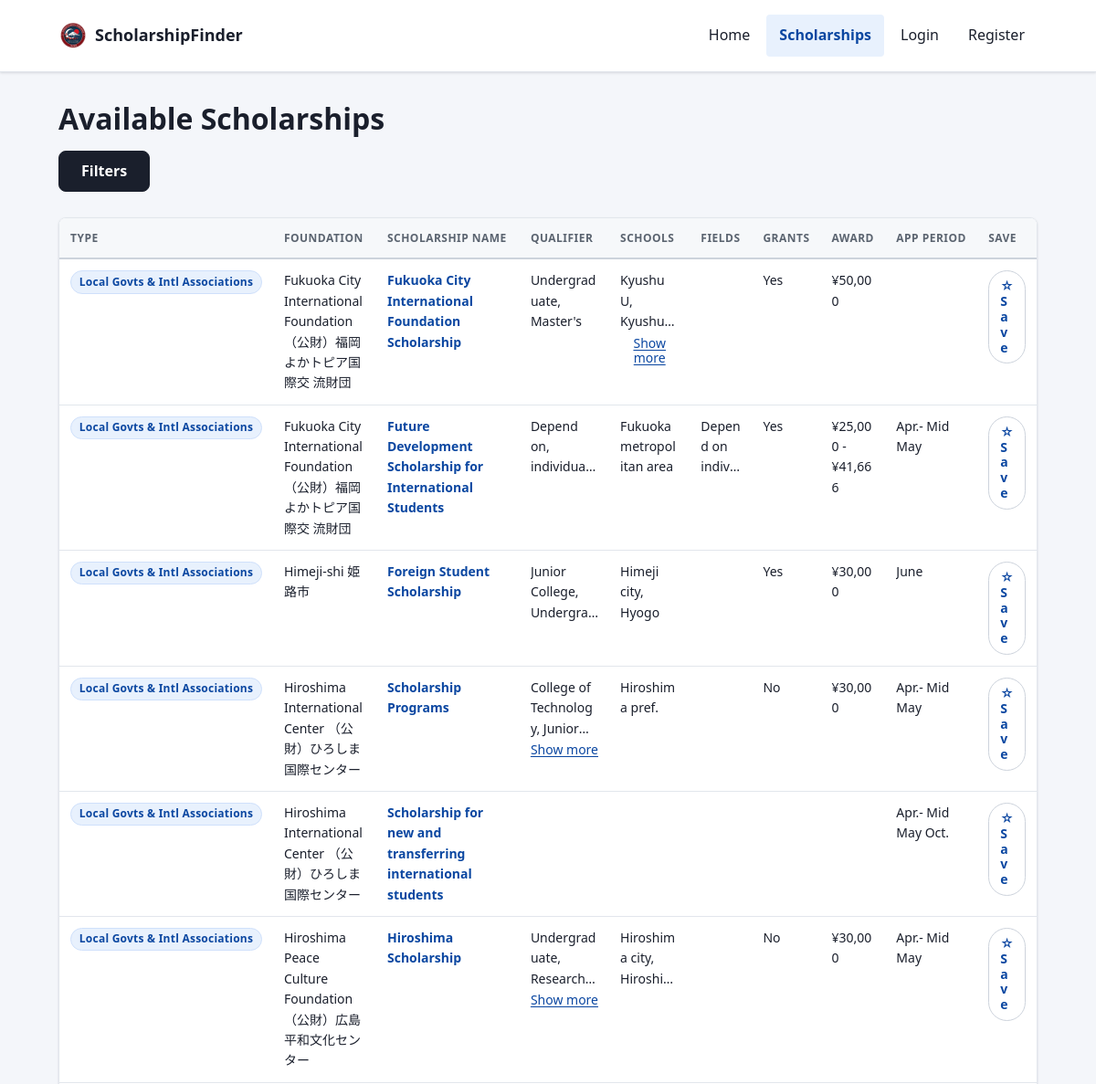
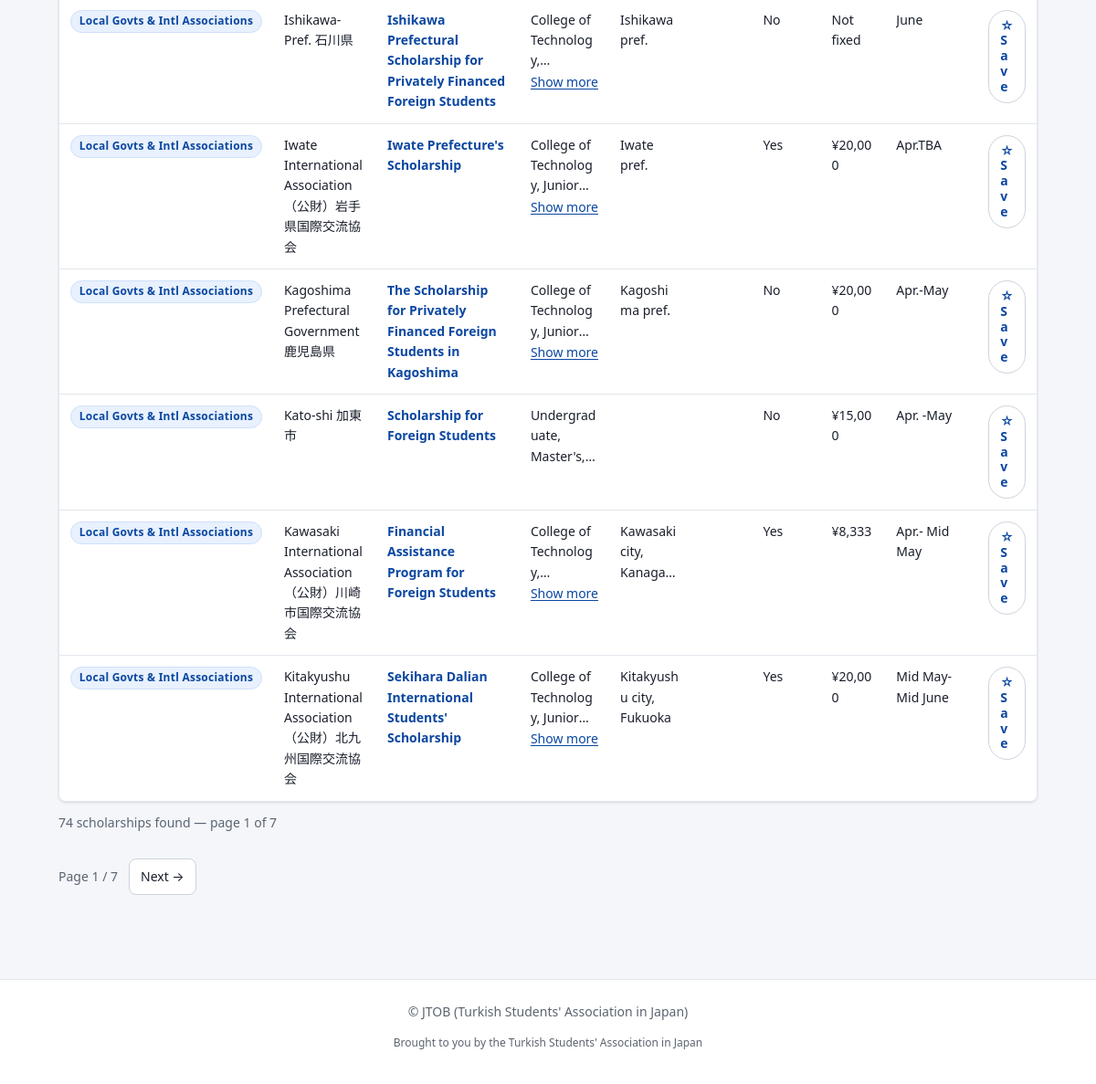
/scholarships/, run on the app's committed database (2 pictures, top to bottom).
### scholarships/models.py (models this page shows, shortened)
class Scholarship(models.Model):
    SECTION_CHOICES = [
        ("III", "Local Govts & Intl Associations"),
        ("IV", "Private Foundations"),
        ("V", "For Applicants Residing Abroad"),
    ]
    section = models.CharField(max_length=50, choices=SECTION_CHOICES)
    foundation_name = models.CharField(max_length=500)
    scholarship_name = models.CharField(max_length=500)
    address_contact = models.TextField(blank=True, default="")
    inquiry = models.CharField(max_length=50, blank=True, default="")
    application = models.CharField(max_length=50, blank=True, default="")
    qualifier = models.CharField(max_length=200, blank=True, default="")
    designated_schools = models.TextField(blank=True, default="")
    designated_fields = models.TextField(blank=True, default="")
    PLURAL_GRANTS_CHOICES = [("Yes", "Yes"), ("No", "No"), ("Unknown", "Unknown")]
    plural_grants = models.CharField(
        max_length=7, choices=PLURAL_GRANTS_CHOICES, blank=True, default=""
    )
    additional_requirements = models.TextField(blank=True, default="")
    contents = models.TextField(blank=True, default="")
    duration = models.CharField(max_length=200, blank=True, default="")
    application_period = models.CharField(max_length=200, blank=True, default="")
    selection_method = models.CharField(max_length=200, blank=True, default="")
    grantees = models.CharField(max_length=100, blank=True, default="")
    grantees_applications = models.CharField(max_length=100, blank=True, default="")
    notes = models.TextField(blank=True, default="")
    imported_at = models.DateTimeField(auto_now=True)
    class Meta:
        unique_together = ["foundation_name", "scholarship_name"]
        ordering = ["section", "foundation_name", "scholarship_name"]

### scholarships/views.py (the view)
# urls.py: path("scholarships/", views.scholarship_list, name="scholarship-list"),
def scholarship_list(request):
    scholarships = annotate_favorited(Scholarship.objects.all(), request.user)
    filter_form = ScholarshipFilterForm(request.GET or None)
    if filter_form.is_valid():
        scholarships = filter_scholarships(scholarships, filter_form.cleaned_data)
    paginator = Paginator(scholarships, SCHOLARSHIP_PAGE_SIZE)
    page_obj = paginator.get_page(request.GET.get("page"))
    filter_qs = request.GET.copy()
    filter_qs.pop("page", None)
    context = {
        "scholarships": page_obj,
        "filter_form": filter_form,
        "page_obj": page_obj,
        "paginator": paginator,
        "filter_querystring": filter_qs.urlencode(),
    }
    if request.headers.get("HX-Request"):
        return render(request, "scholarships/_scholarship_results.html", context)
    return render(request, "scholarships/scholarship_list.html", context)

### scholarships/templatetags/scholarship_extras.py (called while the page is built)
@register.filter
def expand_qualifier(qualifier_string):
    if not qualifier_string:
        return ""
    codes = [code.strip() for code in qualifier_string.split("\n") if code.strip()]
    expanded_names = []
    for code in codes:
        base_code = code.split("(")[0].strip()
        expanded_name = QUALIFIER_MAPPING.get(base_code, code)
        expanded_names.append(expanded_name)
    return ", ".join(expanded_names)

@register.filter
def display_grants(value):
    return value if value else ""

@register.filter
def get_section_display(section_code):
    section_mapping = {
        "III": "Local Govts & Intl Associations",
        "IV": "Private Foundations",
        "V": "For Applicants Residing Abroad",
    }
    return section_mapping.get(section_code, section_code)

def format_single_value(value_str, time_unit):
    try:
        value = float(value_str.replace(",", "")) * 1000
        time_unit = time_unit.upper() if time_unit else ""
        if time_unit in ["Y", "年"]:
            monthly_value = value / 12
        else:
            monthly_value = value
        return f"¥{int(monthly_value):,}"
    except (ValueError, TypeError):
        return None

### scholarships/views.py (called while the page is built)
def annotate_favorited(queryset, user):
    if not user.is_authenticated:
        return queryset
    fav_exists = Favorite.objects.filter(user=user, scholarship=OuterRef("pk"))
    return queryset.annotate(is_favorited=Exists(fav_exists))

### scholarships/templates/scholarships/scholarship_list.html (shortened to what this page needs)
{% extends "scholarships/base.html" %}
{% load scholarship_extras %}
{% block content %}
    <h1>Available Scholarships</h1>
    <button type="button" class="filter-toggle" onclick="toggleFilters()" aria-expanded="false">
        Filters
    </button>
    {% include "scholarships/_scholarship_results.html" %}
{% endblock %}

### scholarships/templates/scholarships/_scholarship_card.html (shortened to what this page needs)
{% load scholarship_extras %}
<tr>
    <td data-label="Type"><span class="section-badge">{{ s.section|get_section_display }}</span></td>
    <td data-label="Foundation">{{ s.foundation_name }}</td>
    <td data-label="Scholarship Name"><a href="{% url 'scholarship-detail' s.pk %}">{{ s.scholarship_name }}</a></td>
    <td data-label="Qualifier">
        <div class="text-clamp" id="qualifier-{{ s.pk }}">{{ s.qualifier|expand_qualifier }}</div>
        <button class="clamp-toggle" onclick="toggleClamp('qualifier-{{ s.pk }}')" data-target="qualifier-{{ s.pk }}">Show more</button>
    </td>
    <td data-label="Schools">
        <div class="text-clamp" id="schools-{{ s.pk }}">{{ s.designated_schools }}</div>
        <button class="clamp-toggle" onclick="toggleClamp('schools-{{ s.pk }}')" data-target="schools-{{ s.pk }}">Show more</button>
    </td>
    <td data-label="Fields">
        <div class="text-clamp" id="fields-{{ s.pk }}">{{ s.designated_fields }}</div>
    </td>
    <td data-label="Grants">{{ s.plural_grants|display_grants }}</td>
    <td data-label="Award">{{ s.contents|transform_award_amount }}</td>
    <td data-label="App Period">
        <div class="text-clamp" id="period-{{ s.pk }}">{{ s.application_period }}</div>
    </td>
    <td data-label="Save">{% include "scholarships/_favorite_button.html" with scholarship=s %}</td>
</tr>

### scholarships/templates/scholarships/_favorite_button.html
{% load static %}
{% if user.is_authenticated %}
    <span id="fav-{{ scholarship.pk }}" class="favorite-toggle">
        <form method="post" action="{% url 'toggle-favorite' scholarship.pk %}"
              hx-post="{% url 'toggle-favorite' scholarship.pk %}"
              hx-target="#fav-{{ scholarship.pk }}"
              hx-swap="outerHTML">
            {% csrf_token %}
            {% if scholarship.is_favorited %}
                <button type="submit" class="fav-btn is-favorited" aria-pressed="true" title="Remove from favorites">
                    ★ Saved
                </button>
            {% else %}
                <button type="submit" class="fav-btn" aria-pressed="false" title="Save to favorites">
                    ☆ Save
                </button>
            {% endif %}
        </form>
    </span>
{% else %}
    <a class="fav-btn fav-login" href="{% url 'login' %}?next={{ request.path }}" title="Login to save scholarships">
        ☆ Save
    </a>
{% endif %}

### scholarships/static/scholarships/style.css (style rules this page uses)
:root { --brand: #1a73e8; --brand-700: #0b47a1; --brand-050: #e8f1fd; --accent: #0d9488; --accent-050: #e6f5f3; --bg-app: #f4f6fa; --surface: #ffffff; --surface-muted: #f6f8fa; --surface-sunken: #eef1f5; --text: #1a1f2c; --text-muted: #5b6470; --text-subtle: #6b7280; --border: #e2e6ec; --border-strong: #cdd3dc; --success: #1a7f37; --success-bg: #dafbe1; --error: #b3261e; --error-bg: #fdecea; --warning: #8a5a00; --warning-bg: #fff3cd; --info: #0d7d8a; --info-bg: #e0f3f5; --text-xs: 0.75rem; --text-sm: 0.875rem; --text-base: 1rem; --text-md: 1.125rem; --text-lg: 1.25rem; --text-xl: 1.5rem; --text-2xl: 2rem; --text-3xl: 2.25rem; --space-1: 0.25rem; --space-2: 0.5rem; --space-3: 0.75rem; --space-4: 1rem; --space-5: 1.5rem; --space-6: 2rem; --space-7: 3rem; --space-8: 4rem; --radius-sm: 4px; --radius: 8px; --radius-lg: 12px; --radius-pill: 999px; --shadow-sm: 0 1px 2px rgba(15, 23, 42, 0.06), 0 1px 3px rgba(15, 23, 42, 0.08); --shadow-md: 0 4px 14px rgba(15, 23, 42, 0.08); --max-width: 70rem; --focus-ring: 0 0 0 3px rgba(26, 115, 232, 0.35); --color-bg: var(--surface); --color-text: var(--text); --color-text-muted: var(--text-muted); --color-border: var(--border); --color-focus: var(--brand); --color-success: var(--success); --color-error: var(--error); --color-warning: var(--warning); --color-info: var(--brand); --spacing-unit: var(--space-4); }
*, *::before, *::after { box-sizing: border-box; }
html { -webkit-text-size-adjust: 100%; }
body { margin: 0; padding: 0; font-family: system-ui, -apple-system, "Segoe UI", Roboto, "Helvetica Neue", Arial, sans-serif; font-size: var(--text-base); line-height: 1.6; color: var(--text); background: var(--bg-app); }
h1 { font-size: var(--text-2xl); line-height: 1.2; margin: 0 0 var(--space-4); color: var(--text); }
a { color: var(--brand-700); text-decoration: none; }
button, .button { display: inline-flex; align-items: center; justify-content: center; gap: var(--space-2); padding: var(--space-3) var(--space-4); min-height: 44px; font-size: var(--text-base); font-family: inherit; line-height: 1.2; border: 1px solid var(--border-strong); border-radius: var(--radius); background: var(--surface); color: var(--text); cursor: pointer; text-decoration: none; transition: background-color 0.15s ease, border-color 0.15s ease, color 0.15s ease, box-shadow 0.15s ease; }
.section-badge, .status-badge { display: inline-block; padding: 0.2rem 0.55rem; border-radius: var(--radius-pill); font-size: var(--text-xs); font-weight: 700; line-height: 1.4; white-space: nowrap; letter-spacing: 0.02em; }
.section-badge { background: var(--brand-050); color: var(--brand-700); border: 1px solid #cfe0fb; }
.filter-toggle { margin-bottom: var(--space-3); padding: var(--space-3) var(--space-5); background: var(--text); color: #fff; border: 1px solid var(--text); border-radius: var(--radius); font-weight: 600; cursor: pointer; font-size: var(--text-base); }
.scholarship-table td, .admin-table td { padding: var(--space-3); border-bottom: 1px solid var(--border); vertical-align: top; word-break: break-word; }
.scholarship-table tbody tr:last-child td, .admin-table tbody tr:last-child td { border-bottom: none; }
.scholarship-table a { font-weight: 600; color: var(--brand-700); text-decoration: none; }
.text-clamp { overflow: hidden; display: -webkit-box; -webkit-box-orient: vertical; -webkit-line-clamp: 3; line-clamp: 3; max-height: 4.8em; transition: max-height 0.3s ease; position: relative; }
.clamp-toggle { display: inline-block; margin-top: var(--space-1); padding: 0; min-height: 0; font-size: var(--text-sm); color: var(--brand-700); background: none; border: none; cursor: pointer; text-decoration: underline; text-underline-offset: 2px; }
.fav-btn { display: inline-flex; align-items: center; justify-content: center; gap: var(--space-2); padding: var(--space-2) var(--space-3); min-height: 36px; font-size: var(--text-sm); font-family: inherit; line-height: 1.2; border: 1px solid var(--border-strong); border-radius: var(--radius-pill); background: var(--surface); color: var(--text); cursor: pointer; text-decoration: none; transition: background-color 0.15s ease, border-color 0.15s ease, color 0.15s ease; }

### data on the page
Scholarship: section|get_section_display "Local Govts & Intl Associations", foundation_name "Fukuoka City International Foundation （公財）福岡よかトピア国際交 流財団", scholarship_name "Fukuoka City International Foundation Scholarship", qualifier|expand_qualifier "Undergraduate, Master's", designated_schools "Kyushu U,…", plural_grants|display_grants "Yes", contents|transform_award_amount "¥50,000"
Scholarship: section|get_section_display "Local Govts & Intl Associations", foundation_name "Fukuoka City International Foundation （公財）福岡よかトピア国際交 流財団", scholarship_name "Future Development Scholarship for International Students", qualifier|expand_qualifier "Depend on,…", designated_schools "Fukuoka metropolitan area", designated_fields "Depend…", plural_grants|display_grants "Yes", contents|transform_award_amount "¥25,000 - ¥41,666", application_period "Apr.- Mid May"
Scholarship: section|get_section_display "Local Govts & Intl Associations", foundation_name "Himeji-shi 姫路市", scholarship_name "Foreign Student Scholarship", qualifier|expand_qualifier "Junior…", designated_schools "Himeji city, Hyogo", plural_grants|display_grants "Yes", contents|transform_award_amount "¥30,000", application_period "June"
Scholarship: section|get_section_display "Local Govts & Intl Associations", foundation_name "Hiroshima International Center （公財）ひろしま国際センター", scholarship_name "Scholarship Programs", qualifier|expand_qualifier "College of Technology,…", designated_schools "Hiroshima pref.", plural_grants|display_grants "No", contents|transform_award_amount "¥30,000", application_period "Apr.- Mid May"
Scholarship: section|get_section_display "Local Govts & Intl Associations", foundation_name "Hiroshima International Center （公財）ひろしま国際センター", scholarship_name "Scholarship for new and transferring international students", application_period "Apr.- Mid May Oct."
Scholarship: section|get_section_display "Local Govts & Intl Associations", foundation_name "Hiroshima Peace Culture Foundation （公財）広島平和文化センター", scholarship_name "Hiroshima Scholarship", qualifier|expand_qualifier "Undergraduate,…", designated_schools "Hiroshima…", plural_grants|display_grants "No", contents|transform_award_amount "¥30,000", application_period "Apr.- Mid May"
Scholarship: section|get_section_display "Local Govts & Intl Associations", foundation_name "Ishikawa-Pref. 石川県", scholarship_name "Ishikawa Prefectural Scholarship for Privately Financed Foreign Students", qualifier|expand_qualifier "College of…", designated_schools "Ishikawa pref.", plural_grants|display_grants "No", contents|transform_award_amount "Not fixed", application_period "June"
Scholarship: section|get_section_display "Local Govts & Intl Associations", foundation_name "Iwate International Association （公財）岩手県国際交流協会", scholarship_name "Iwate Prefecture's Scholarship", qualifier|expand_qualifier "College of Technology,…", designated_schools "Iwate pref.", plural_grants|display_grants "Yes", contents|transform_award_amount "¥20,000", application_period "Apr.TBA"
Scholarship: section|get_section_display "Local Govts & Intl Associations", foundation_name "Kagoshima Prefectural Government 鹿児島県", scholarship_name "The Scholarship for Privately Financed Foreign Students in Kagoshima", qualifier|expand_qualifier "College of Technology,…", designated_schools "Kagoshima pref.", plural_grants|display_grants "No", contents|transform_award_amount "¥20,000", application_period "Apr.-May"
Scholarship: section|get_section_display "Local Govts & Intl Associations", foundation_name "Kato-shi 加東市", scholarship_name "Scholarship for Foreign Students", qualifier|expand_qualifier "Undergraduate,…", plural_grants|display_grants "No", contents|transform_award_amount "¥15,000", application_period "Apr. -May"
Scholarship: section|get_section_display "Local Govts & Intl Associations", foundation_name "Kawasaki International Association （公財）川崎市国際交流協会", scholarship_name "Financial Assistance Program for Foreign Students", qualifier|expand_qualifier "College of…", designated_schools "Kawasaki…", plural_grants|display_grants "Yes", contents|transform_award_amount "¥8,333", application_period "Apr.- Mid May"
Scholarship: section|get_section_display "Local Govts & Intl Associations", foundation_name "Kitakyushu International Association （公財）北九州国際交流協会", scholarship_name "Sekihara Dalian International Students' Scholarship", qualifier|expand_qualifier "College of Technology,…", designated_schools "Kitakyushu city, Fukuoka", plural_grants|display_grants "Yes", contents|transform_award_amount "¥20,000", application_period "Mid May- Mid June"

### other printed values
{{ paginator.count }} "74"
{{ page_obj.number }} "1"
{{ page_obj.paginator.num_pages }} "7"
